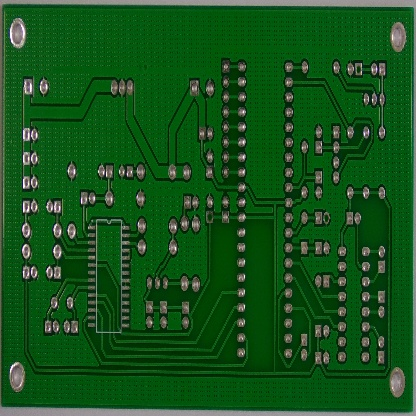
#> input picture project_vision/processed_data/test/Missing_hole/01_missing_hole_02.jpg, 416 x 416 px, found by its file name; its folder holds only this picture in this run
$ jupyter execute --allow-errors 01_data_exploration.ipynb
#> lines starting #> are read from the running program, lines starting #| are printed output that depends on the picture
[cell 1]
# 1. 환경 설정 및 데이터 로드

import os
import cv2
import numpy as np
import pandas as pd
import matplotlib.pyplot as plt
import seaborn as sns
from pathlib import Path
from collections import Counter
import warnings
warnings.filterwarnings('ignore')

# 한글 폰트 설정
plt.rcParams['font.family'] = 'Malgun Gothic'
plt.rcParams['axes.unicode_minus'] = False

# 데이터 경로 설정
DATA_PATH = '../data/PCB_DATASET/'
IMAGE_PATH = os.path.join(DATA_PATH, 'images')
ANNOTATION_PATH = os.path.join(DATA_PATH, 'Annotations')

# 결함 클래스 정의
DEFECT_CLASSES = [
    'Missing_hole',      # 구멍 누락
    'Mouse_bite',        # 마우스 바이트
    'Open_circuit',      # 단선
    'Short',             # 합선
    'Spur',              # 돌기
    'Spurious_copper'    # 이물질 구리
]

print(f"PCB 결함 검사 데이터 분석")
print(f"=" * 60)
print(f"\n검사 대상: {len(DEFECT_CLASSES)}가지 결함 유형")
for i, defect in enumerate(DEFECT_CLASSES, 1):
    print(f"   {i}. {defect}")

# 각 클래스별 이미지 개수 확인
print(f"\n클래스별 데이터 개수:")
print(f"-" * 60)

total_images = 0
class_counts = {}

for defect_class in DEFECT_CLASSES:
    class_path = os.path.join(IMAGE_PATH, defect_class)

    if os.path.exists(class_path):
        images = [f for f in os.listdir(class_path) if f.endswith(('.jpg', '.png'))]
        count = len(images)
        class_counts[defect_class] = count
        total_images += count
        print(f"   {defect_class:20s}: {count:4d}개")
    else:
        print(f"   {defect_class:20s}: 폴더 없음")

print(f"-" * 60)
print(f"   {'총 이미지 수':20s}: {total_images:4d}개")
print(f"\n데이터 로드 완료")

[cell 2]
# 2. 클래스 분포 시각화

# 데이터프레임 생성
df_class = pd.DataFrame({
    'Class': list(class_counts.keys()),
    'Count': list(class_counts.values())
})

# 한글 클래스명 매핑 (선택)
class_name_kr = {
    'Missing_hole': '구멍 누락',
    'Mouse_bite': '마우스 바이트',
    'Open_circuit': '단선',
    'Short': '합선',
    'Spur': '돌기',
    'Spurious_copper': '이물질'
}
df_class['Class_KR'] = df_class['Class'].map(class_name_kr)

# 시각화
fig, (ax1, ax2) = plt.subplots(1, 2, figsize=(15, 5))

# 막대 그래프
colors = plt.cm.Set3(range(len(DEFECT_CLASSES)))
ax1.bar(range(len(df_class)), df_class['Count'], color=colors)
ax1.set_xticks(range(len(df_class)))
ax1.set_xticklabels(df_class['Class'], rotation=45, ha='right')
ax1.set_ylabel('이미지 개수')
ax1.set_title('클래스별 데이터 분포', fontsize=14, fontweight='bold')
ax1.grid(axis='y', alpha=0.3)

# 각 막대 위에 숫자 표시
for i, (idx, row) in enumerate(df_class.iterrows()):
    ax1.text(i, row['Count'] + 2, str(row['Count']),
             ha='center', va='bottom', fontsize=10, fontweight='bold')

# 파이 차트
ax2.pie(df_class['Count'], labels=df_class['Class_KR'], autopct='%1.1f%%',
        colors=colors, startangle=90)
ax2.set_title('클래스별 비율', fontsize=14, fontweight='bold')

plt.tight_layout()
plt.show()
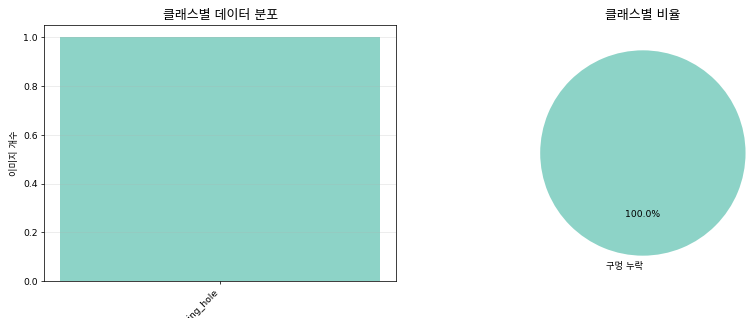
#> figure drawn by matplotlib, 2 panels
#> further down, img is the input picture: shape (416, 416, 3); mean B, G, R 27.5, 83.4, 21.7
#|    Missing_hole        : 01_missing_hole_02.jpg         - 크기: (416, 416, 3)

print(f"\n 데이터 균형도 분석:")
print(f"-" * 60)
mean_count = df_class['Count'].mean()
std_count = df_class['Count'].std()
print(f"   평균: {mean_count:.1f}개")
print(f"   표준편차: {std_count:.2f}개")
print(f"   최소: {df_class['Count'].min()}개")
print(f"   최대: {df_class['Count'].max()}개")

# 결론: 데이터가 비교적 균형을 이루고 있음

[cell 3]
# 3. 샘플 이미지 확인

# 각 클래스에서 첫 번째 이미지 1개씩 로드
sample_images = {}
sample_paths = {}

#> (the rest of this cell did not finish here and is left out)

[cell 4]
# 3-1 이미지 해상도와 품질이 적절한지 확인

# 모든 이미지 크기 확인
all_sizes = []

#> (the rest of this cell did not finish here and is left out)

[cell 5]
# 4. 다운샘플링 전략 비교

# 샘플 이미지 1개 가져오기
sample_class = DEFECT_CLASSES[0]
sample_path = os.path.join(IMAGE_PATH, sample_class)
sample_file = sorted(os.listdir(sample_path))[0]
sample_img_path = os.path.join(sample_path, sample_file)

# 원본 이미지 로드
original = cv2.imread(sample_img_path)
original_rgb = cv2.cvtColor(original, cv2.COLOR_BGR2RGB)

print(f"\n 샘플 이미지: {sample_file}")
print(f"   원본 크기: {original.shape[1]} x {original.shape[0]}")
#|    원본 크기: 416 x 416

# 3가지 리사이즈 방법
TARGET_SIZE = 416

# 1. 정사각형 (비율 무시)
# 장점: YOLO 표준, 학습 안정적, 메모리 효율
# 단점: 가로 비율 왜곡 (1.91배 압축)
# 파일 크기 감소: 약 95% (15MB → 0.5MB)
resized_square = cv2.resize(original_rgb, (TARGET_SIZE, TARGET_SIZE))

# 2. 비율 유지 (가로 기준)
# 장점: 원본 비율 유지
# 단점: YOLO 비표준, 가로로 너무 긴 형태
aspect_ratio = original.shape[0] / original.shape[1]
#> aspect_ratio = 1
new_height = int(TARGET_SIZE * aspect_ratio)
#> new_height = 416
resized_ratio = cv2.resize(original_rgb, (TARGET_SIZE, new_height))

# 3. 크롭 후 리사이즈 (정사각형 영역만)
# 장점: 정사각형, 중앙 집중
# 단점: 가장자리 정보 손실
h, w = original.shape[:2]
#> h = 416; w = 416
crop_size = min(h, w)
#> crop_size = 416
start_y = (h - crop_size) // 2
#> start_y = 0
start_x = (w - crop_size) // 2
#> start_x = 0
cropped = original_rgb[start_y:start_y+crop_size, start_x:start_x+crop_size]
resized_crop = cv2.resize(cropped, (TARGET_SIZE, TARGET_SIZE))

# 시각화
fig, axes = plt.subplots(2, 2, figsize=(14, 10))

# 원본 (축소해서 표시)
axes[0, 0].imshow(cv2.resize(original_rgb, (600, 300)))
axes[0, 0].set_title(f'원본\n{original.shape[1]} x {original.shape[0]}',
                     fontsize=12, fontweight='bold')
axes[0, 0].axis('off')

# 옵션 1: 정사각형
axes[0, 1].imshow(resized_square)
axes[0, 1].set_title(f'옵션 1: 정사각형 리사이즈\n{TARGET_SIZE} x {TARGET_SIZE}',
                     fontsize=12, fontweight='bold')
axes[0, 1].axis('off')

# 옵션 2: 비율 유지
axes[1, 0].imshow(resized_ratio)
axes[1, 0].set_title(f'옵션 2: 비율 유지\n{TARGET_SIZE} x {new_height}',
                     fontsize=12, fontweight='bold')
axes[1, 0].axis('off')

# 옵션 3: 크롭 후 리사이즈
axes[1, 1].imshow(resized_crop)
axes[1, 1].set_title(f'옵션 3: 크롭 후 리사이즈\n{TARGET_SIZE} x {TARGET_SIZE}',
                     fontsize=12, fontweight='bold')
axes[1, 1].axis('off')

plt.suptitle('다운샘플링 전략 비교', fontsize=16, fontweight='bold')
plt.tight_layout()
plt.show()
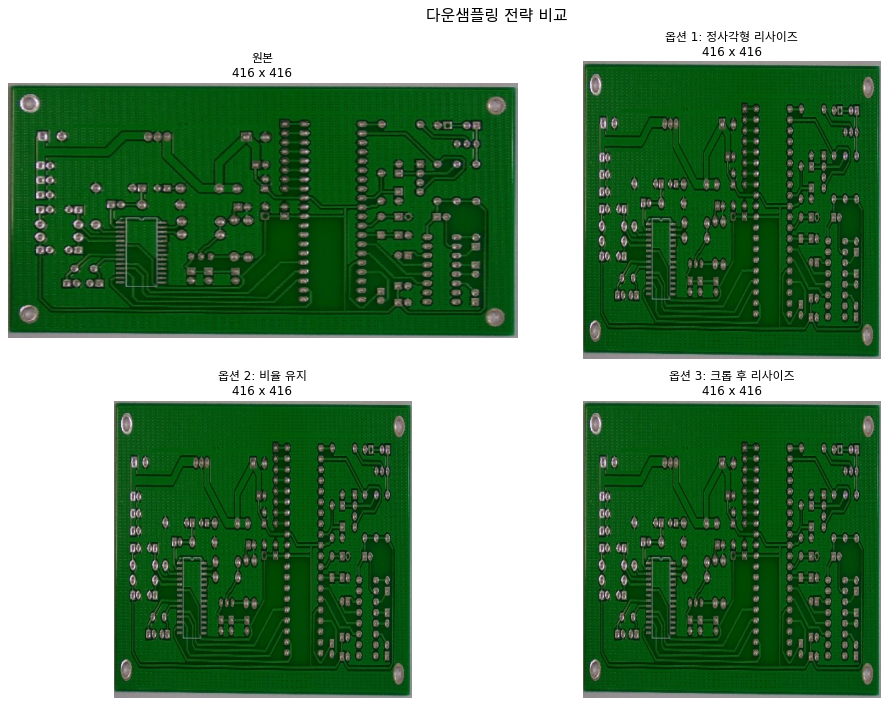
#> figure drawn by matplotlib, 4 panels

# 결론: 정사각형 리사이즈가 YOLO에 적합하여 옵션1 선택
